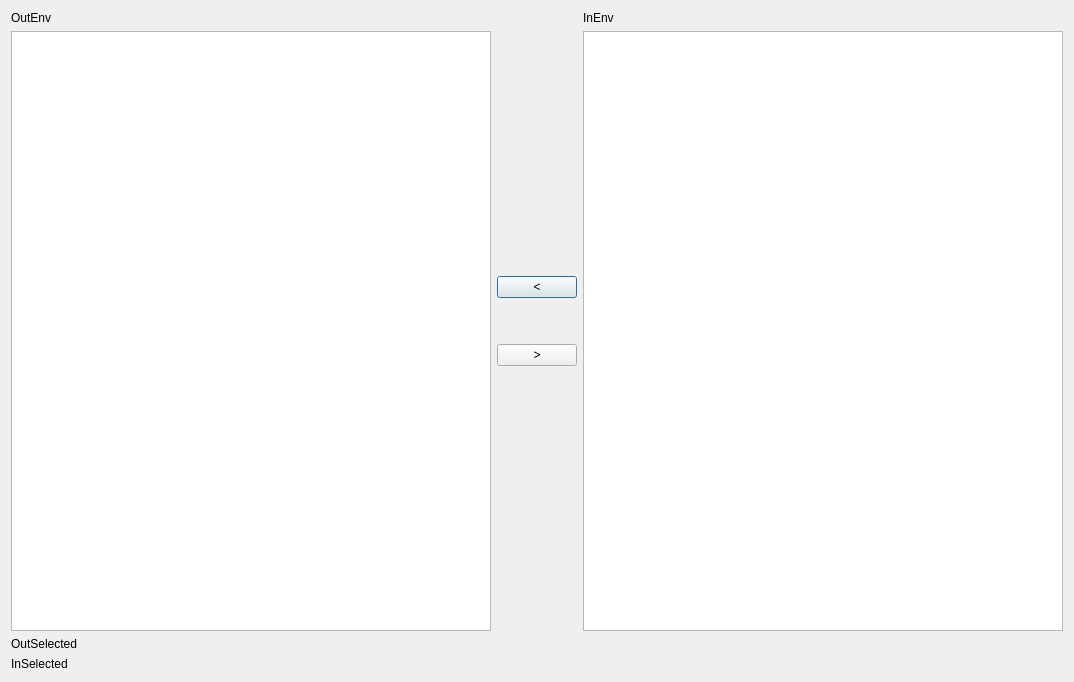
<?xml version="1.0" encoding="UTF-8"?>
<ui version="4.0">
 <class>InSaveEnvDlgClass</class>
 <widget class="QDialog" name="InSaveEnvDlgClass">
  <property name="windowModality">
   <enum>Qt::WindowModal</enum>
  </property>
  <property name="geometry">
   <rect>
    <x>0</x>
    <y>0</y>
    <width>1074</width>
    <height>682</height>
   </rect>
  </property>
  <property name="windowTitle">
   <string>InSaveEnvDlg</string>
  </property>
  <layout class="QVBoxLayout" name="verticalLayout_5">
   <item>
    <layout class="QVBoxLayout" name="verticalLayout_4">
     <item>
      <layout class="QHBoxLayout" name="horizontalLayout">
       <item>
        <layout class="QVBoxLayout" name="verticalLayout_2">
         <item>
          <widget class="QLabel" name="lb_OutEnv">
           <property name="text">
            <string>OutEnv</string>
           </property>
          </widget>
         </item>
         <item>
          <widget class="QTreeView" name="tv_OutEnv"/>
         </item>
        </layout>
       </item>
       <item>
        <layout class="QVBoxLayout" name="verticalLayout">
         <item>
          <spacer name="verticalSpacer_2">
           <property name="orientation">
            <enum>Qt::Vertical</enum>
           </property>
           <property name="sizeHint" stdset="0">
            <size>
             <width>20</width>
             <height>40</height>
            </size>
           </property>
          </spacer>
         </item>
         <item>
          <widget class="QPushButton" name="pb_CopyToLeft">
           <property name="text">
            <string>&lt;</string>
           </property>
          </widget>
         </item>
         <item>
          <spacer name="verticalSpacer">
           <property name="orientation">
            <enum>Qt::Vertical</enum>
           </property>
           <property name="sizeType">
            <enum>QSizePolicy::Minimum</enum>
           </property>
           <property name="sizeHint" stdset="0">
            <size>
             <width>20</width>
             <height>40</height>
            </size>
           </property>
          </spacer>
         </item>
         <item>
          <widget class="QPushButton" name="pb_CopyToRight">
           <property name="text">
            <string>&gt;</string>
           </property>
          </widget>
         </item>
         <item>
          <spacer name="verticalSpacer_3">
           <property name="orientation">
            <enum>Qt::Vertical</enum>
           </property>
           <property name="sizeHint" stdset="0">
            <size>
             <width>20</width>
             <height>40</height>
            </size>
           </property>
          </spacer>
         </item>
        </layout>
       </item>
       <item>
        <layout class="QVBoxLayout" name="verticalLayout_3">
         <item>
          <widget class="QLabel" name="lb_InEnv">
           <property name="text">
            <string>InEnv</string>
           </property>
          </widget>
         </item>
         <item>
          <widget class="QTreeView" name="tv_InEnv"/>
         </item>
        </layout>
       </item>
      </layout>
     </item>
     <item>
      <layout class="QFormLayout" name="formLayout_2">
       <property name="fieldGrowthPolicy">
        <enum>QFormLayout::AllNonFixedFieldsGrow</enum>
       </property>
       <item row="0" column="0">
        <widget class="QLabel" name="label">
         <property name="text">
          <string>OutSelected</string>
         </property>
        </widget>
       </item>
       <item row="0" column="1">
        <widget class="QLabel" name="lb_OutSelected">
         <property name="text">
          <string/>
         </property>
        </widget>
       </item>
       <item row="1" column="0">
        <widget class="QLabel" name="label_3">
         <property name="text">
          <string>InSelected</string>
         </property>
        </widget>
       </item>
       <item row="1" column="1">
        <widget class="QLabel" name="lb_InSelected">
         <property name="text">
          <string/>
         </property>
         <property name="textFormat">
          <enum>Qt::PlainText</enum>
         </property>
         <property name="scaledContents">
          <bool>true</bool>
         </property>
         <property name="wordWrap">
          <bool>true</bool>
         </property>
        </widget>
       </item>
      </layout>
     </item>
    </layout>
   </item>
  </layout>
 </widget>
 <layoutdefault spacing="6" margin="11"/>
 <resources>
  <include location="insaveenvdlg.qrc"/>
 </resources>
 <connections>
  <connection>
   <sender>tv_InEnv</sender>
   <signal>clicked(QModelIndex)</signal>
   <receiver>InSaveEnvDlgClass</receiver>
   <slot>InEnvSelected(QModelIndex)</slot>
   <hints>
    <hint type="sourcelabel">
     <x>605</x>
     <y>495</y>
    </hint>
    <hint type="destinationlabel">
     <x>512</x>
     <y>596</y>
    </hint>
   </hints>
  </connection>
  <connection>
   <sender>tv_OutEnv</sender>
   <signal>clicked(QModelIndex)</signal>
   <receiver>InSaveEnvDlgClass</receiver>
   <slot>OutEnvSelected(QModelIndex)</slot>
   <hints>
    <hint type="sourcelabel">
     <x>323</x>
     <y>448</y>
    </hint>
    <hint type="destinationlabel">
     <x>503</x>
     <y>492</y>
    </hint>
   </hints>
  </connection>
  <connection>
   <sender>pb_CopyToLeft</sender>
   <signal>clicked()</signal>
   <receiver>InSaveEnvDlgClass</receiver>
   <slot>CopyToOutEnv()</slot>
   <hints>
    <hint type="sourcelabel">
     <x>515</x>
     <y>291</y>
    </hint>
    <hint type="destinationlabel">
     <x>532</x>
     <y>232</y>
    </hint>
   </hints>
  </connection>
  <connection>
   <sender>pb_CopyToRight</sender>
   <signal>clicked()</signal>
   <receiver>InSaveEnvDlgClass</receiver>
   <slot>CopyToInEnv()</slot>
   <hints>
    <hint type="sourcelabel">
     <x>509</x>
     <y>372</y>
    </hint>
    <hint type="destinationlabel">
     <x>530</x>
     <y>432</y>
    </hint>
   </hints>
  </connection>
 </connections>
 <slots>
  <slot>InEnvSelected(QModelIndex)</slot>
  <slot>OutEnvSelected(QModelIndex)</slot>
  <slot>CopyToOutEnv()</slot>
  <slot>CopyToInEnv()</slot>
 </slots>
</ui>
